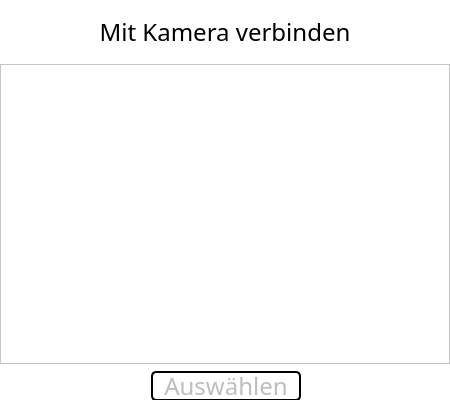
<?xml version="1.0" encoding="UTF-8"?>
<ui version="4.0">
 <class>Dialog</class>
 <widget class="QDialog" name="Dialog">
  <property name="geometry">
   <rect>
    <x>0</x>
    <y>0</y>
    <width>450</width>
    <height>400</height>
   </rect>
  </property>
  <property name="minimumSize">
   <size>
    <width>450</width>
    <height>400</height>
   </size>
  </property>
  <property name="maximumSize">
   <size>
    <width>450</width>
    <height>400</height>
   </size>
  </property>
  <property name="font">
   <font>
    <family>Bahnschrift</family>
    <pointsize>18</pointsize>
   </font>
  </property>
  <property name="windowTitle">
   <string>Dialog</string>
  </property>
  <property name="autoFillBackground">
   <bool>false</bool>
  </property>
  <property name="styleSheet">
   <string notr="true">background-color: white;</string>
  </property>
  <widget class="QWidget" name="verticalLayoutWidget">
   <property name="geometry">
    <rect>
     <x>0</x>
     <y>0</y>
     <width>452</width>
     <height>408</height>
    </rect>
   </property>
   <layout class="QVBoxLayout" name="verticalLayout">
    <property name="spacing">
     <number>0</number>
    </property>
    <item>
     <widget class="QLabel" name="label_camera_verbinden">
      <property name="minimumSize">
       <size>
        <width>450</width>
        <height>50</height>
       </size>
      </property>
      <property name="maximumSize">
       <size>
        <width>450</width>
        <height>50</height>
       </size>
      </property>
      <property name="font">
       <font>
        <family>Bahnschrift</family>
        <pointsize>18</pointsize>
       </font>
      </property>
      <property name="text">
       <string>Mit Kamera verbinden</string>
      </property>
      <property name="alignment">
       <set>Qt::AlignCenter</set>
      </property>
     </widget>
    </item>
    <item>
     <widget class="QListView" name="listView_cameras">
      <property name="minimumSize">
       <size>
        <width>450</width>
        <height>300</height>
       </size>
      </property>
      <property name="maximumSize">
       <size>
        <width>450</width>
        <height>300</height>
       </size>
      </property>
      <property name="font">
       <font>
        <family>Bahnschrift</family>
        <pointsize>12</pointsize>
       </font>
      </property>
     </widget>
    </item>
    <item>
     <layout class="QHBoxLayout" name="horizontalLayout">
      <item>
       <widget class="QPushButton" name="pushButton_select">
        <property name="enabled">
         <bool>false</bool>
        </property>
        <property name="minimumSize">
         <size>
          <width>150</width>
          <height>30</height>
         </size>
        </property>
        <property name="maximumSize">
         <size>
          <width>150</width>
          <height>30</height>
         </size>
        </property>
        <property name="font">
         <font>
          <family>Bahnschrift</family>
          <pointsize>18</pointsize>
         </font>
        </property>
        <property name="styleSheet">
         <string notr="true">border-radius: 5px;
border-width: 2px;
border-color: rgb(0, 0, 0);
border-style: solid;</string>
        </property>
        <property name="text">
         <string>Auswählen</string>
        </property>
       </widget>
      </item>
     </layout>
    </item>
   </layout>
  </widget>
 </widget>
 <resources/>
 <connections/>
</ui>
